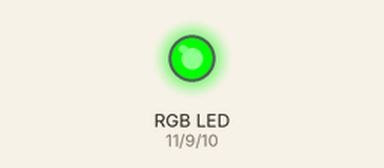
A sketch run on a simulated Arduino Uno, built with avr-gcc and run on an emulated ATmega328P. Shown: an RGB LED mixed from three pins (HIGH = lit). Dim RGB values are drawn brighter than linear; what the sketch prints to the serial monitor is not drawn.

Above: at 0.15 s.
At 15.24 s:
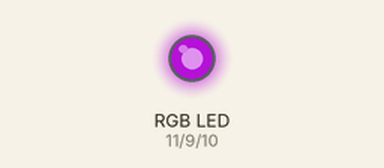
Timing chart, 0 to 15.2 s (numbered marks = the images above):
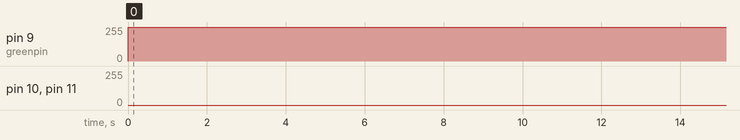

The sketch:

SMD_rgb_sensor.ino
```cpp
int redpin = 11; //select the pin for the red LED
int bluepin =10; // select the pin for the  blue LED
int greenpin = 9;// select the pin for the green LED

int val;

void setup() {
  pinMode(redpin, OUTPUT);
  pinMode(bluepin, OUTPUT);
  pinMode(greenpin, OUTPUT);
  Serial.begin(9600);
}

void loop()
{
  for(val = 255; val > 0; val--)
  {
    analogWrite(redpin, val);  //set PWM value for red
    analogWrite(bluepin, 255 - val); //set PWM value for blue
    analogWrite(greenpin, 128 - val); //set PWM value for green
    Serial.println(val); //print current value
    delay(1);
  }
  for(val = 0; val < 255; val++)
  {
    analogWrite(redpin, val);
    analogWrite(bluepin, 255 - val);
    analogWrite(greenpin, 128 - val);
    Serial.println(val);
    delay(1);
  }
}
```

Measured:
- by itself, pin 9 (greenpin): 0/255 → 255/255 at 0.00 s
